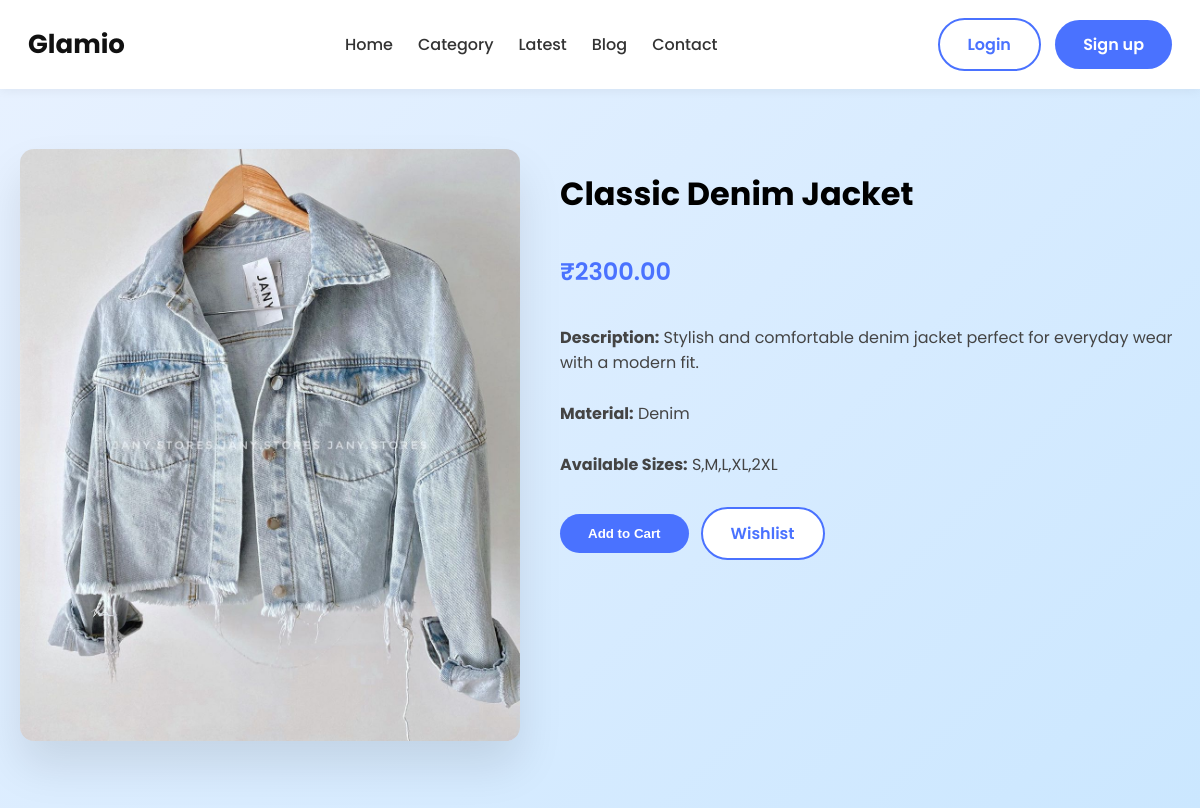
Page /product/classic-denim-jacket/ on the committed database.
### product_app/models.py (models this page shows, shortened)
class ProductModel(models.Model):
    SIZE_CHOICES = [
        ("XS", "XS"),
        ("S", "S"),
        ("M", "M"),
        ("L", "L"),
        ("XL", "XL"),
        ("XXL", "XXL"),
        ("3XL", "3XL"),
        ("4XL", "4XL"),
    ]
    name = models.CharField(max_length=200)
    slug = models.SlugField(unique=True, blank=True)
    category = models.ForeignKey(CategoryModel, on_delete=models.CASCADE)
    price = models.DecimalField(max_digits=10, decimal_places=2)
    description = models.TextField()
    image = models.ImageField(upload_to='products/')
    stock = models.PositiveIntegerField(default=0)
    sizes_available = models.CharField(max_length=50, help_text="Use comma separated values e.g. XS,S,M")
    material = models.CharField(max_length=100, blank=True, null=True)
    color = models.CharField(max_length=50)
    created_at = models.DateTimeField(auto_now_add=True)
    updated_at = models.DateTimeField(auto_now=True)
    is_active = models.BooleanField(default=True)
    def get_sizes_list(self):
            if not self.sizes_available:
                return []
            return [s.strip() for s in self.sizes_available.split(",") if s.strip()]

### product_app/views.py (the view)
# urls.py: path('product/<slug:slug>/', ProductDetailView.as_view(), name='product_detail'),  # Detail page
class ProductDetailView(DetailView):
    model = ProductModel
    template_name = "product_detail.html"
    context_object_name = "product"
    slug_field = "slug"
    slug_url_kwarg = "slug"

### product_app/templates/product_detail.html (shortened to what this page needs)
{% extends "base.html" %}
{% load static %}
{% block content %}
<div class="product-page">
    <div class="product-detail">
        <div class="product-image">
            {% if product.image %}
                <img src="{{ product.image.url }}" alt="{{ product.name }}">
            {% else %}
                <img src="{% static 'images/default_product.png' %}" alt="{{ product.name }}">
            {% endif %}
        </div>
        <div class="product-info">
            <h1>{{ product.name }}</h1>
            <p class="price">₹{{ product.price }}</p>
            <p class="description"><strong>Description:</strong> {{ product.description }}</p>
            <p class="description"><strong>Material:</strong> {{ product.material }}</p>
            <p class="description"><strong>Available Sizes:</strong> {{ product.sizes_available }}</p>
            <div class="button-row">
                <button type="button" class="btn-primary" id="open-size-panel">
                    Add to Cart
                </button>
                <a href="" class="btn-outline">
                    Wishlist
                </a>
            </div>
        </div>
    </div>
</div>
{% endblock %}

### cart_app/templates/base.html (style rules this page uses)
body { margin:0; font-family:'Poppins', sans-serif; background:#fff; }
.btn-primary { padding: 12px 28px; border-radius: 30px; color: white; background: #4A72FF; border: none; cursor: pointer; text-decoration: none; font-weight: 600; transition: .3s; }

### product_app/templates/product_detail.html (style rules this page uses)
.product-page { background: linear-gradient(135deg, #E7F1FF, #CBE7FF); padding: 60px 0; font-family: 'Poppins', sans-serif; }
.product-detail { max-width: 1200px; margin: 0 auto; display: flex; gap: 40px; padding: 0 20px; flex-wrap: wrap; }
.product-detail img { width: 500px; max-width: 100%; border-radius: 14px; box-shadow: 0px 25px 45px rgba(0, 0, 0, 0.10); object-fit: cover; }
.product-info { flex: 1; display: flex; flex-direction: column; }
.product-info h1 { font-size: 32px; font-weight: 700; margin-bottom: 12px; }
.product-info p.price { font-size: 24px; font-weight: 600; color: #4A72FF; margin-bottom: 20px; }
.product-info p.description { font-size: 16px; color: #444; margin-bottom: 10px; }
.button-row { display: flex; flex-wrap: wrap; gap: 12px; margin-top: 20px; align-items: center; }
.btn-primary { padding: 12px 28px; border-radius: 30px; color: white; background: #4A72FF; border: none; cursor: pointer; text-decoration: none; font-weight: 600; display: inline-block; transition: .3s; }
.btn-outline { padding: 12px 28px; border-radius: 30px; background: #fff; border: 2px solid #4A72FF; color: #4A72FF; text-decoration: none; font-weight: 600; cursor: pointer; display: inline-block; transition: .3s; }

### rows in the picture
ProductModel: image (picture), name "Classic Denim Jacket", price "2300.00", description "Stylish and comfortable denim jacket perfect for everyday wear with a modern fit.", material "Denim", sizes_available "S,M,L,XL,2XL"
